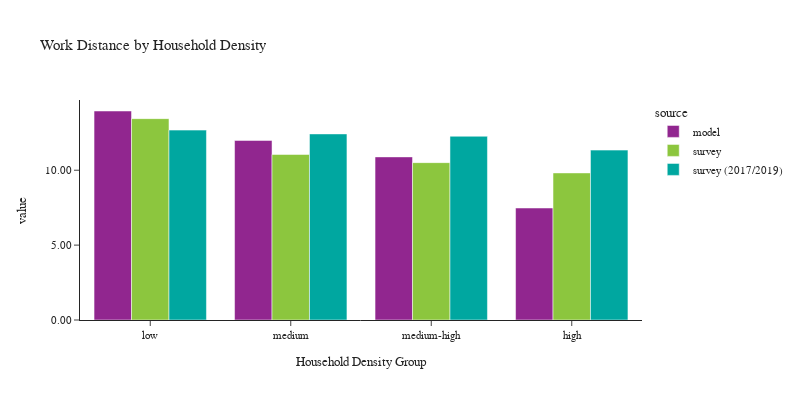

Write notebook code for a chart like this one.
### Code cell
plot_work_location(df_workers, 'hh_density_group', 'Household Density', 'Household Density Group')

### Figure 1 — Plotly figure (JSON) as saved in the notebook; plotly's stock layout.template omitted (floating-point values rounded to 4 significant figures)
{"data": [{"alignmentgroup": "True", "customdata": [[570310], [587298], [543184], [516058]], "hovertemplate": "source=model<br>hh_density_group=%{x}<br>value=%{y}<br>sample count=%{customdata[0]}<extra></extra>", "legendgroup": "model", "marker": {"color": "#91268F", "pattern": {"shape": ""}}, "name": "model", "offsetgroup": "model", "orientation": "v", "showlegend": true, "textposition": "auto", "type": "bar", "x": ["low", "medium", "medium-high", "high"], "xaxis": "x", "y": [13.95, 11.99, 10.89, 7.478], "yaxis": "y"}, {"alignmentgroup": "True", "customdata": [[998], [772], [494], [428]], "hovertemplate": "source=survey<br>hh_density_group=%{x}<br>value=%{y}<br>sample count=%{customdata[0]}<extra></extra>", "legendgroup": "survey", "marker": {"color": "#8CC63E", "pattern": {"shape": ""}}, "name": "survey", "offsetgroup": "survey", "orientation": "v", "showlegend": true, "textposition": "auto", "type": "bar", "x": ["low", "medium", "medium-high", "high"], "xaxis": "x", "y": [13.44, 11.05, 10.51, 9.821], "yaxis": "y"}, {"alignmentgroup": "True", "customdata": [[2152], [1724], [1110], [984]], "hovertemplate": "source=survey (2017/2019)<br>hh_density_group=%{x}<br>value=%{y}<br>sample count=%{customdata[0]}<extra></extra>", "legendgroup": "survey (2017/2019)", "marker": {"color": "#00A7A0", "pattern": {"shape": ""}}, "name": "survey (2017/2019)", "offsetgroup": "survey (2017/2019)", "orientation": "v", "showlegend": true, "textposition": "auto", "type": "bar", "x": ["low", "medium", "medium-high", "high"], "xaxis": "x", "y": [12.68, 12.42, 12.27, 11.34], "yaxis": "y"}], "layout": {"barmode": "group", "font": {"size": 11}, "height": 400, "legend": {"title": {"text": "source"}, "tracegroupgap": 0}, "title": {"text": "Work Distance by Household Density"}, "width": 800, "xaxis": {"anchor": "y", "domain": [0.0, 1.0], "title": {"text": "Household Density Group"}}, "yaxis": {"anchor": "x", "domain": [0.0, 1.0], "tickformat": ".2f", "title": {"text": "value"}}}}
